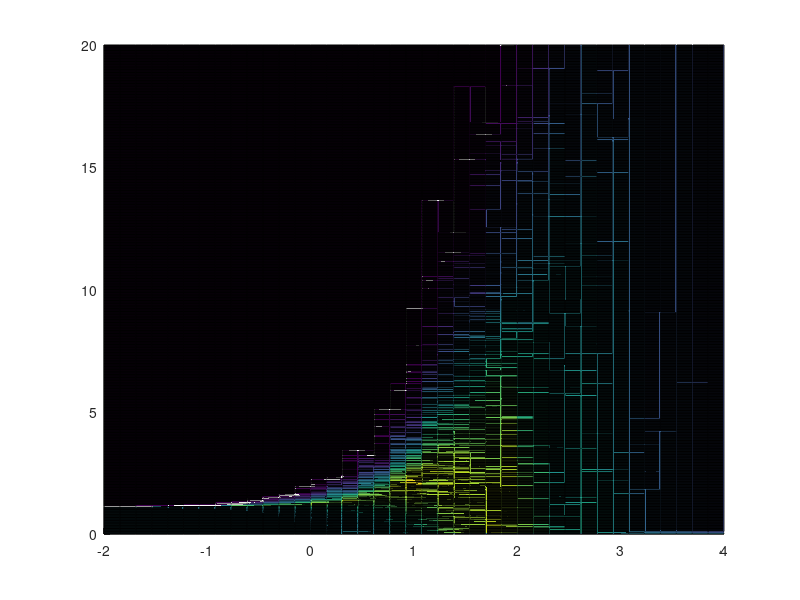

The MATLAB script that drew this image: (Note: this script raises an error after producing the figure.)
clc;clear;close all hidden;
load("gamma_threshold_sweep_with_sparsity_big_n10_ba.mat");
addpath(genpath('../../GL_classes/'));

%%
calculated = zeros(length(sparsities),1);
maximums = zeros(length(sparsities),1);
num_edges = sparsities*(signal_params.N*(signal_params.N-1)/2);
for i = 1:(length(sparsities)-2)
    figure(1);
    clf;hold on;
    [X_axis,Y_axis] = meshgrid(log10(gammas),thresholds*signal_params.N);
    s = surf(X_axis,Y_axis,sparse_F(:,:,i)');
    s.EdgeColor = "none";
    view(2)
    ylim([0,10])
    [a,b] = GL.get_cliff_curve(sparsities(i));
    [c1,c2] = GL.plot_cliff_curve(gammas,a,b,signal_params.N);
    c1 = c1(c1<thresholds(end)*signal_params.N);
    c2 = c2(c2<thresholds(end)*signal_params.N);

    plot3(log10(gammas(1:length(c1))),c1,ones(length(c1),1),'LineWidth',2);
    plot3(log10(gammas(1:length(c2))),c2,ones(length(c2),1),'LineWidth',2);
    

    % edge_spread = graphs.get_edge_spread('er',sparsities(i),signal_params.N);
    edge_spread = graphs.get_edge_spread('pa',M(i),signal_params.N);

    t = GL.get_threshold(edge_spread,signal_params.N)*(signal_params.N);

    plot3(log10(gammas),t*ones(length(gammas),1),ones(length(gammas),1),'LineWidth',2,'Color','black');

    g = GL.get_gamma(sparsities(i),t/signal_params.N,signal_params.N);
    g = log10(g);

    plot3(g*ones(length(thresholds),1),thresholds*signal_params.N,ones(length(thresholds),1),'LineWidth',2,'Color','black');

    xlabel("Gamma")
    ylabel("Threshold")

    pause(1)
end
%%
